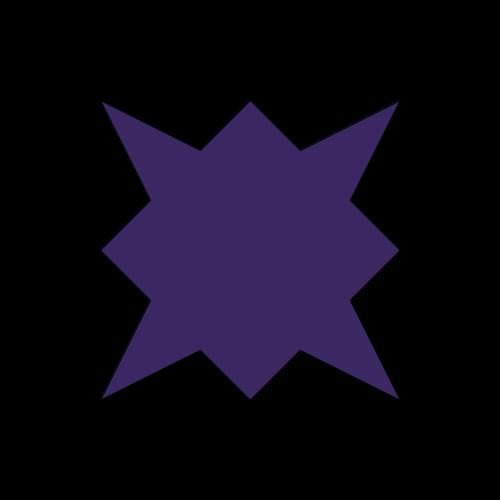
Frame 1 (no input)
Frame 60 (the mouse pressed at the canvas centre just before this capture): identical to frame 1, image omitted
Frame 120 (the mouse held since frame 60 and released just before this capture): identical to frame 1, image omitted

The Processing sketch that drew this single still picture (run headless with seeded random() and noise(); from frame 60 on, the mouse is pressed at the canvas centre):

// Processing sketch: processing_166132
// ── processing_166132.pde

int[][] points = { {100,100}, {200,150}, {250,100}, {300,150},
{400,100}, {350,200}, {400,250}, {350,300}, {400,400}, {300,350},
{250,400}, {200,350}, {100,400}, {150,300}, {100,250}, {150,200} };

void setup() {
  size(500, 500);
}

void draw() {
  background(0);
  fill(150,100,250,100);
  beginShape();
  for (int i = 0; i < points.length; i++) {
    vertex(points[i][0], points[i][1]);
  }
  endShape(CLOSE);
}
